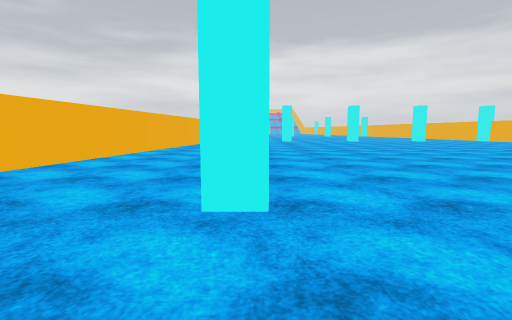
view 1 (above)

16 first-person views from a walk through a 3-D level made in the Unity game engine. The camera is 1.2 m above the floor, tilts 6° down and sees 85° across. Doors are open. The floor is counted in squares, 2 m on a side. Each view is taken from the middle of a square. On the plan, view 1 faces up. The plan holds only what a view shows up to about 9 squares ahead; the rest is blank. The place goes on beyond the plan. Surface patterns are stand-ins for the level's own textures.

view 2
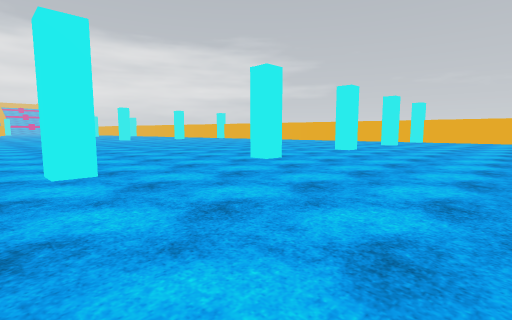

view 3
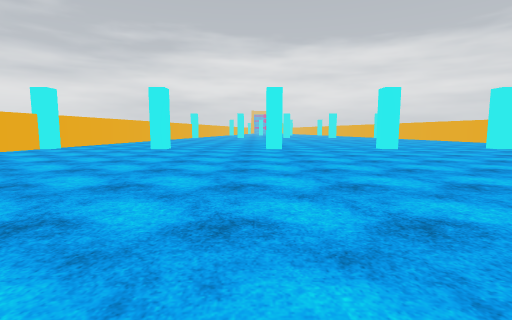

view 4
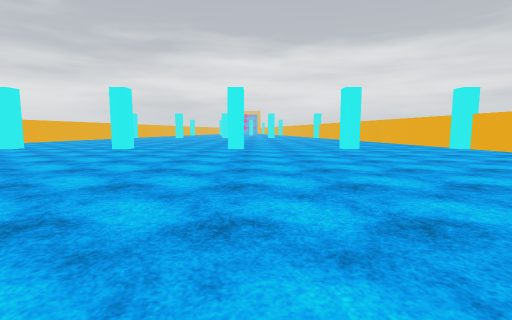

view 5
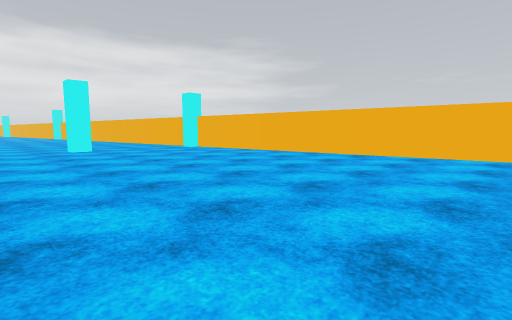

view 6
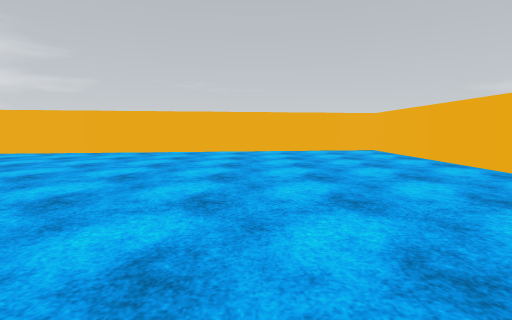

view 7
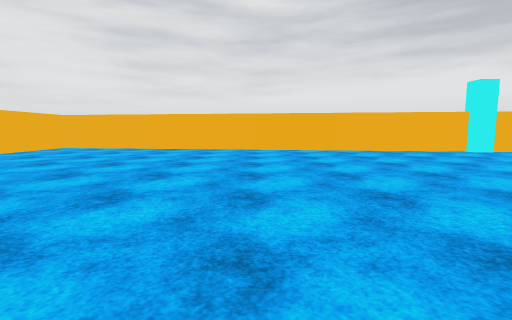

view 8
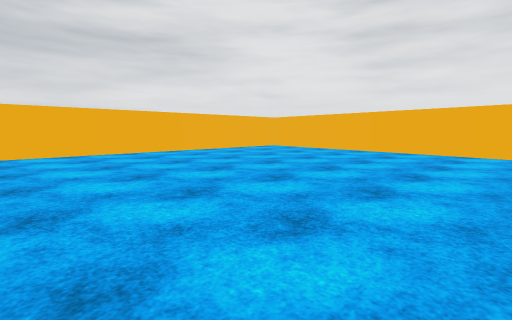

view 9
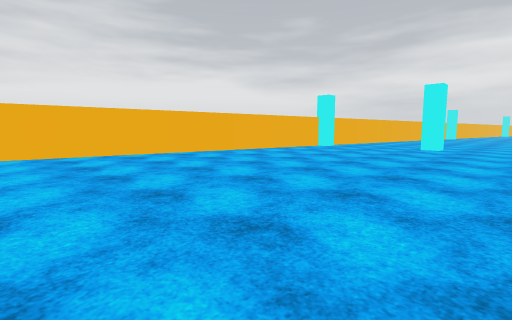

view 10
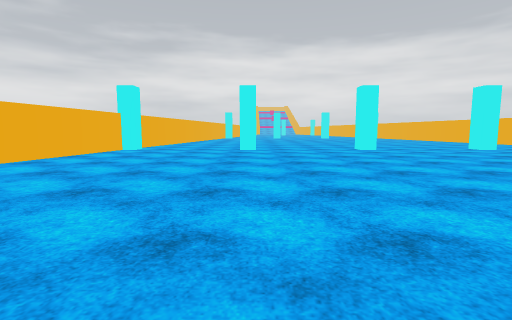

view 11
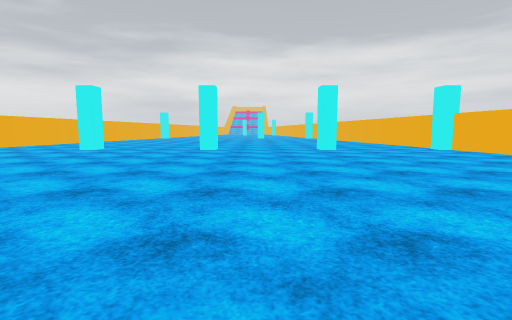

view 12
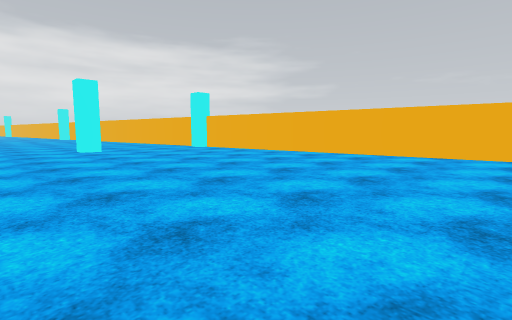

view 13
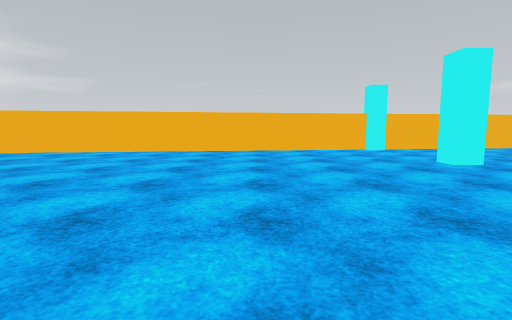

view 14
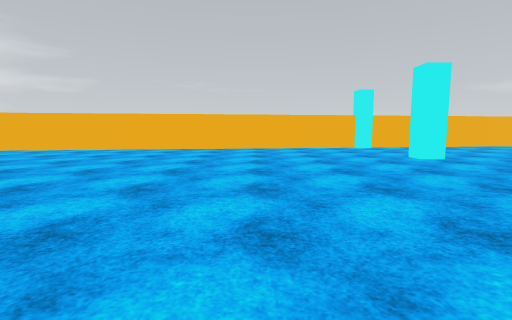

view 15
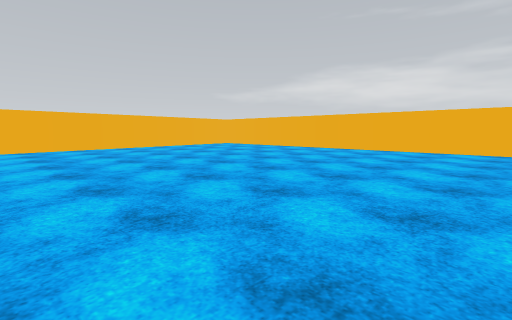

view 16
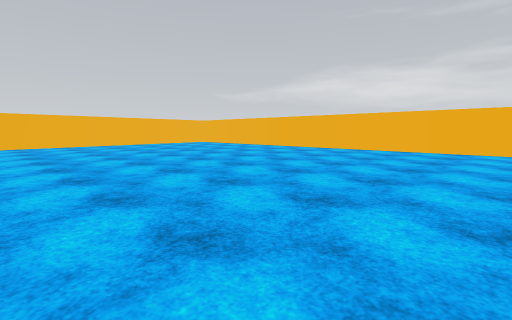

### Floor plan
Points are (right, up) in squares from view 1. A wall is a line through its corners. A room is listed if a view was taken in it or the views show most of it. See-through windows are left out.
Room 1 (views 1, 2, 3, 4, 5, 6, 7, 8, 15, 16)
walls: (4.3, -10.6) (10.3, -10.6); (11.9, -10.6) (16.6, -10.6) (15, 1.5); (-4.1, 1.5) (-5.3, -7.6); (-5.1, -10.5) (2.8, -10.6)
ways out: open door at (-2, 2) to room 2; open door at (2, 2) to room 2; open door at (5.5, 2) to room 2; open door at (9, 2) to room 2; open door at (13, 2) to room 2
objects: other object (0, 2); other object (4, 2); other object (7, 2); other object (11, 2)
Room 2 (views 9, 10, 11, 12, 13, 14)
walls: (-2.2, 15.5) (-3.9, 2.6); (14.9, 2.5) (13.2, 15.3)
ways out: open door at (-2, 2) to room 1; open door at (2, 2) to room 1; open door at (5.5, 2) to room 1; open door at (9, 2) to room 1; open door at (13, 2) to room 1; open door at (0, 16); open door at (4, 16); open door at (7.5, 16); open door at (11, 16)
objects: other object (-2, 16); other object (2, 16); other object (6, 16); other object (9, 16); other object (13, 16)

Positions as (right, up) in squares from view 1, and headings:
1: (0, 0), facing up
2: (-1, -2), facing up-right
3: (3, -7), facing up
4: (8, -7), facing up
5: (9, -7), facing up-right
6: (8, -7), facing right
7: (4, -4), facing left
8: (3, -3), facing down-left
9: (4, 6), facing up-left
10: (2, 7), facing up
11: (7, 7), facing up
12: (7, 7), facing up-right
13: (6, 6), facing right
14: (5, 6), facing right
15: (6, -2), facing down-right
16: (4, -2), facing down-right
